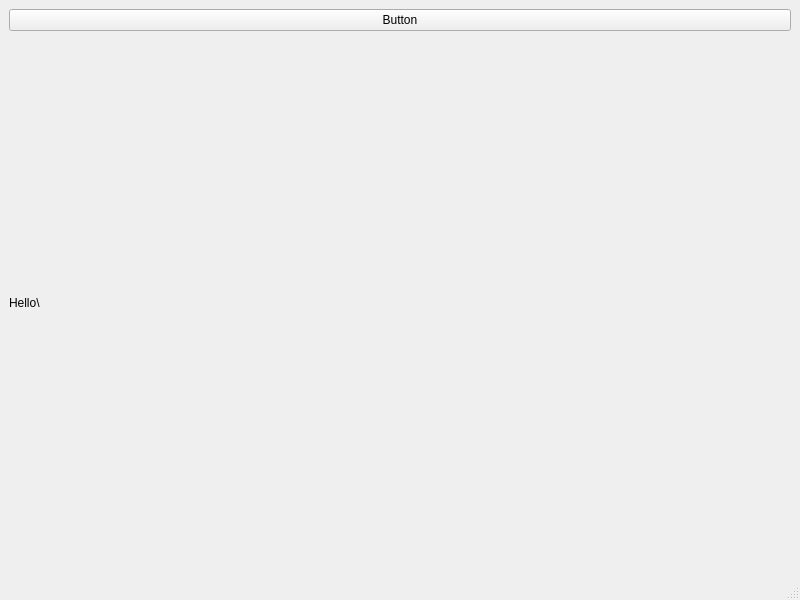
<?xml version="1.0" encoding="UTF-8"?>
<ui version="4.0">
 <class>MainWindow</class>
 <widget class="QMainWindow" name="MainWindow">
  <property name="geometry">
   <rect>
    <x>0</x>
    <y>0</y>
    <width>800</width>
    <height>600</height>
   </rect>
  </property>
  <property name="windowTitle">
   <string>MainWindow</string>
  </property>
  <widget class="QWidget" name="centralwidget">
   <layout class="QVBoxLayout" name="verticalLayout_2">
    <item>
     <layout class="QVBoxLayout" name="verticalLayout">
      <item>
       <widget class="QPushButton" name="pushButton">
        <property name="text">
         <string>Button</string>
        </property>
       </widget>
      </item>
      <item>
       <widget class="QLabel" name="label">
        <property name="text">
         <string>Hello\</string>
        </property>
       </widget>
      </item>
     </layout>
    </item>
   </layout>
  </widget>
  <widget class="QMenuBar" name="menubar">
   <property name="geometry">
    <rect>
     <x>0</x>
     <y>0</y>
     <width>800</width>
     <height>17</height>
    </rect>
   </property>
  </widget>
  <widget class="QStatusBar" name="statusbar"/>
 </widget>
 <resources/>
 <connections/>
</ui>
